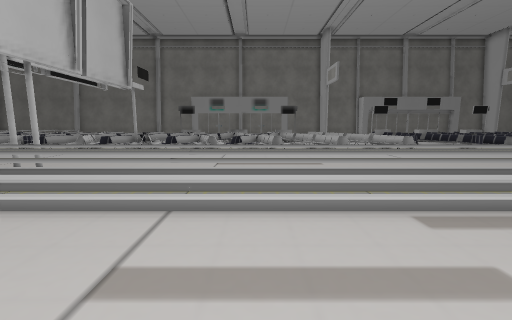
View 1 (above)

24 first-person views from a walk through a scene from a Unity 3-D project. The camera is 1.5 m above the floor, tilts 8° down and sees 90° across. The floor is counted in squares, 1 m on a side. Each view is taken from the middle of a square. On the plan, view 1 faces up. The plan holds only what a view shows up to about 13 squares ahead; the rest is blank. The place goes on beyond the plan. Some surface patterns are stand-ins.

View 2
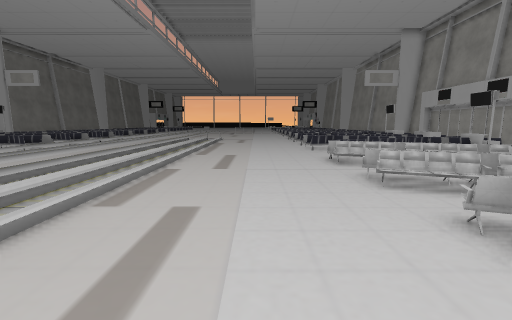

View 3
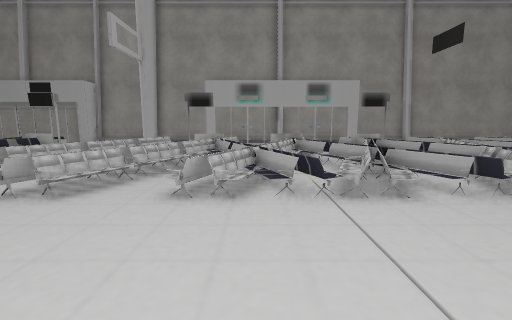

View 4
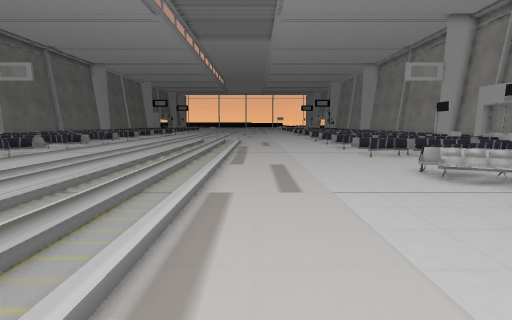

View 5
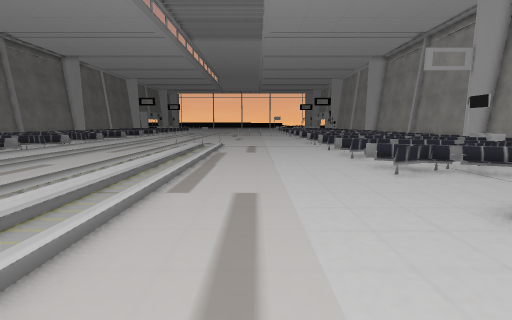

View 6
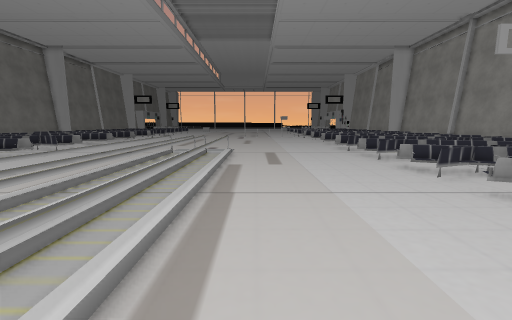

View 7
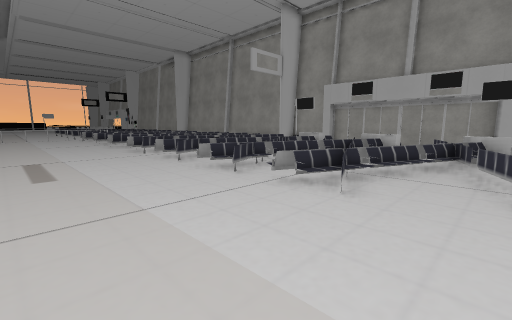

View 8
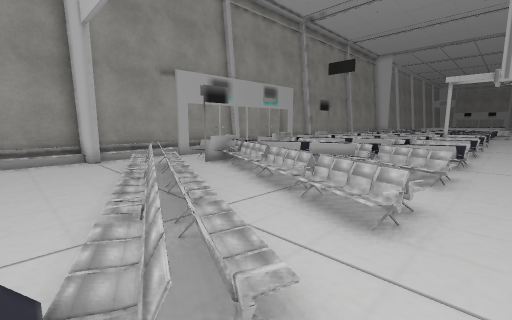

View 9
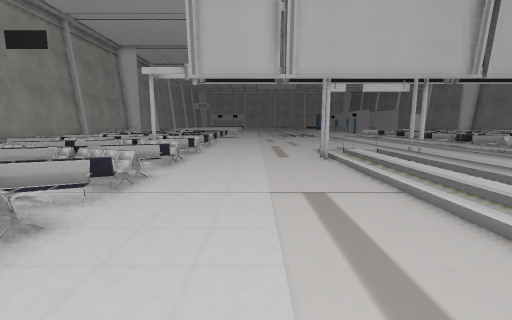

View 10
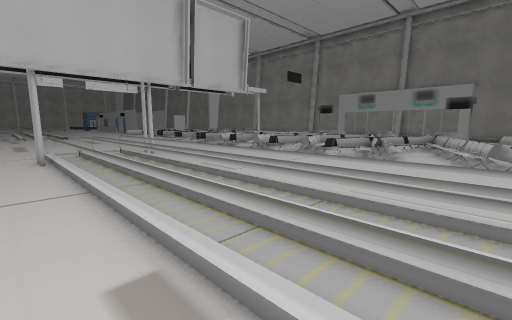

View 11
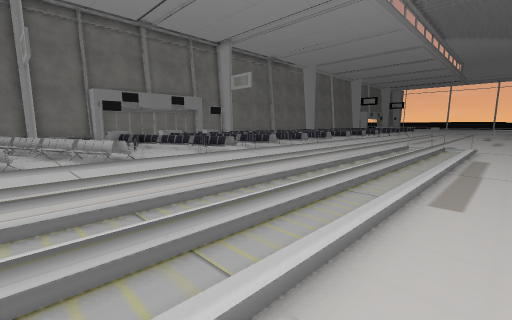

View 12
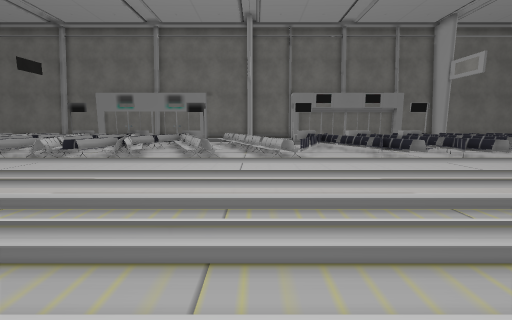

View 13
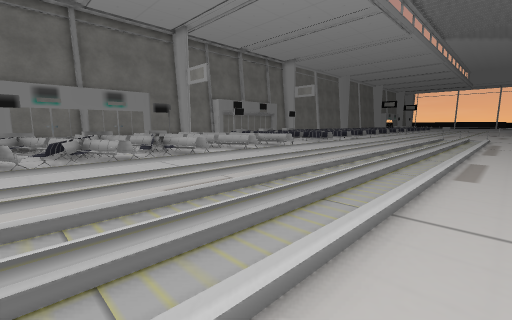

View 14
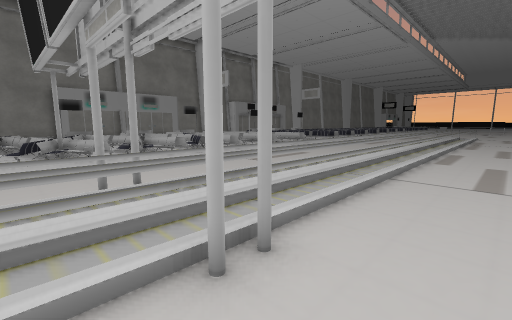

View 15
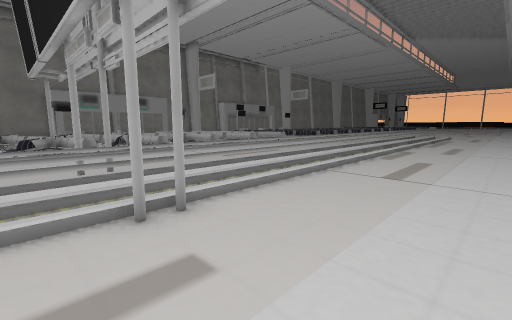

View 16
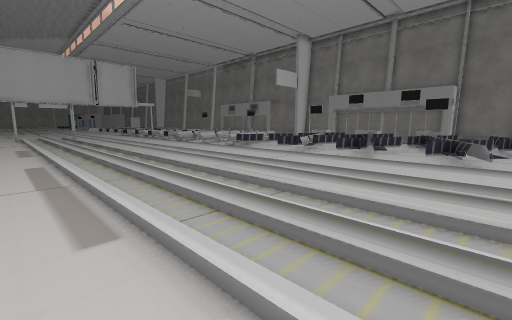

View 17
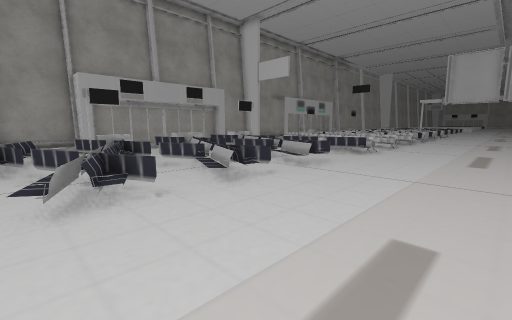

View 18
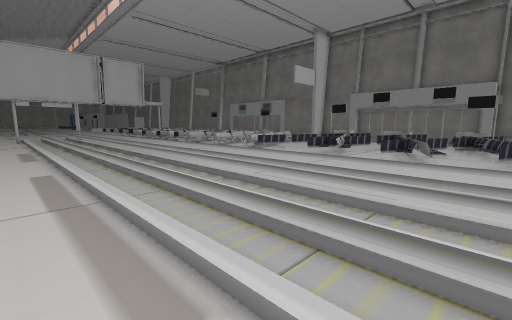

View 19
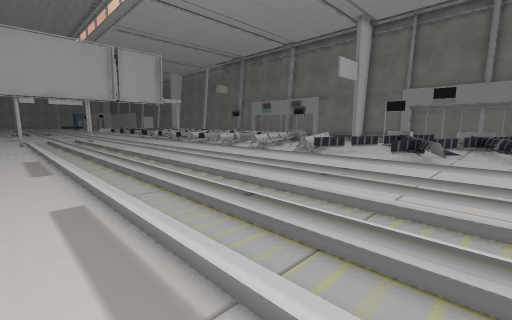

View 20
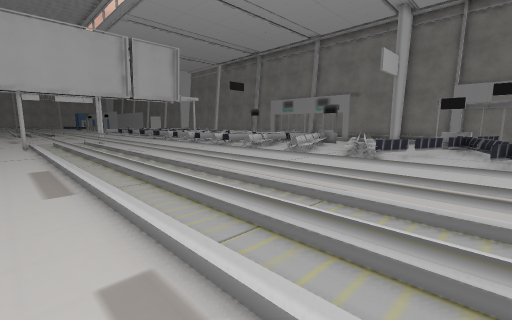

View 21
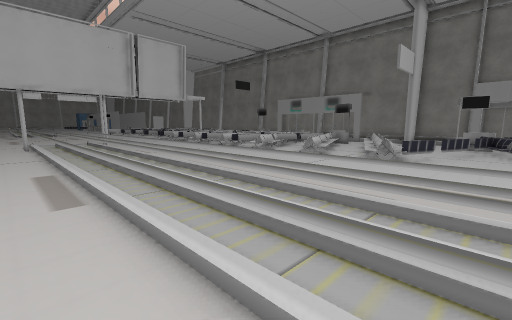

View 22
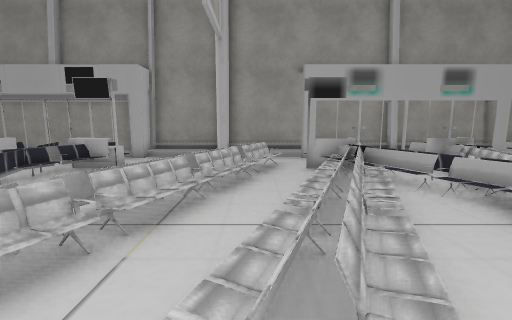

View 23
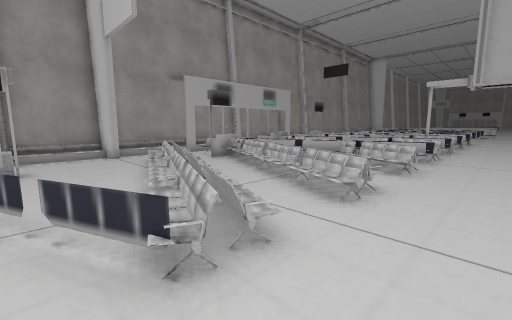

View 24
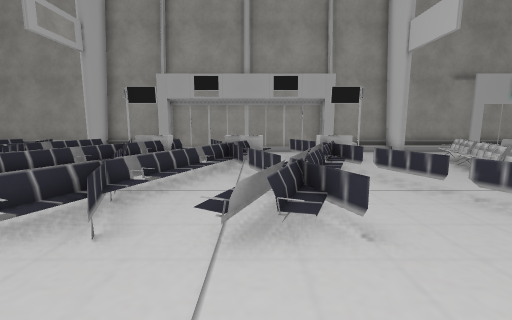

### Floor plan
Key: @ floor where view 1 was taken; # wall or solid block; x gap in a wall; . main floor; : floor 0.5 m higher than the main floor; + floor 0.75 m higher than the main floor; / step, stairs or slope; = window, fence, low wall or low ledge; v drop or lower ground; O other object.
Columns run from 9 left of view 1 to 22 right of it. Each row starts with its distance up from view 1.
 21               O
 20    ##         .=#   =#  =O =#
 19  #  ::      =  O=  #== ===#=#=#=
 18  := .vv    .=. O= .=====.=#=OO=.
 17  :=..OO.  /.O=..Ox.=..#=.===..=.
 16  :/:....::=..=..O===..=O..=..==.
 15   //:.==::+..=O..==...==..=O.=..
 14 .=/=xO===/==.O=..==   x=.=O=.==.
 13 ................................
 12 ................................
 11 ................................
 10 ................................
  9 ................................
  8 =##.............................
  7 ===#============================
  6 ===#============================
  5 ................................
  4 =###============================
  3 ................................
  2 ................................
  1 ................................
  0 .........@......................
 -1 ................................
 -2 .=/=xO===//=./=..==...x=.=O=.==.
 -3  ///:.==::+..//..==...==..=O.=..
 -4   /:..v.::=.#v/.O===..=O..=..==.
 -5   =..OO..//.O=./Ox.=..#=.===..=.
 -6  v=  vv.::=.v..O= .=====.=#=OO=.
 -7  #= OO=:+=#O=..O= .#======#=#=#=
 -8  # #= ##:.#=O..=#..#=# ==#.=#  =
 -9  =#==  =##==..O= . #v=#===#==#=#
-10    ##   ##==O.=... ===#===#===##
-11           ===.=....===#= ===#===
-12          ####..##..##########..#
-13            ##==##==##        ==#

Positions as (right, up) in squares from view 1, and headings:
1: (0, 0), facing up
2: (-2, 1), facing right
3: (0, 3), facing down
4: (1, 3), facing right
5: (5, 2), facing right
6: (9, 3), facing right
7: (10, 3), facing down-right
8: (9, -1), facing down-left
9: (4, 1), facing left
10: (5, 3), facing up-left
11: (5, 3), facing up-right
12: (7, 3), facing up
13: (-6, 3), facing up-right
14: (-9, 2), facing up-right
15: (-9, 0), facing up-right
16: (22, 3), facing up-left
17: (22, 3), facing down-left
18: (20, 3), facing up-left
19: (16, 3), facing up-left
20: (13, 3), facing up-left
21: (12, 3), facing up-left
22: (5, -1), facing down
23: (10, 0), facing down-left
24: (14, 1), facing down
